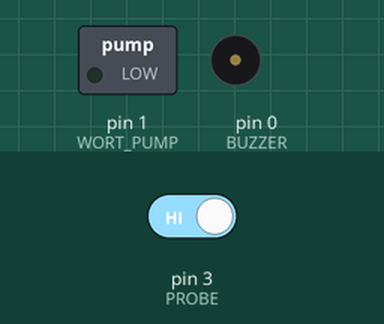
This sketch was run on a simulated Arduino Uno, built with avr-gcc and run on an emulated ATmega328P. Parts: switched loads named in the sketch (green lamp = pin HIGH), buzzer (waves = sounding, pin HIGH). Inputs (shaded band) come from the test bench; at power-on: pin 3 (PROBE) HIGH.

Above: at 1.2 s.
1.3 s: pin 3 (PROBE) driven LOW
At 2.4 s:
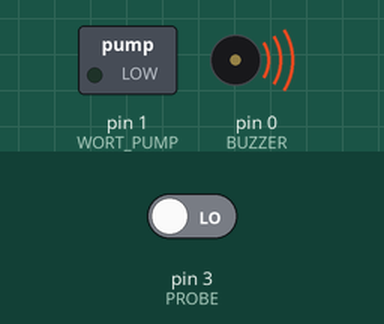
2.8 s: pin 3 (PROBE) driven HIGH
At 10.15 s:
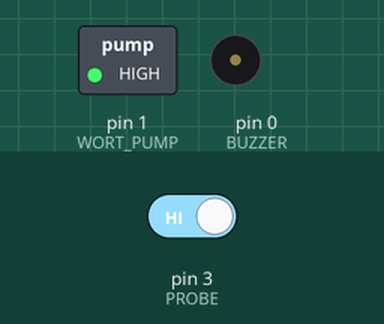
Timing chart, 0 to 10.3 s (numbered marks = the images above; inputs shaded):
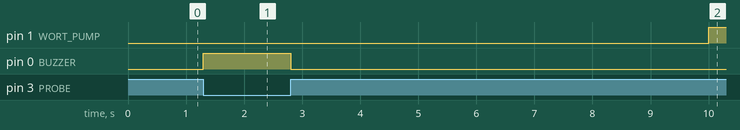

Measured:
- after the input at 1.3 s, pin 0 (BUZZER): LOW → HIGH at once
- after the input at 2.8 s, pin 1 (WORT_PUMP): LOW → HIGH after 7.2 s; pin 0 (BUZZER): HIGH → LOW at once

The sketch:

exitPumpPulseWithAlarm_State.ino
```cpp
/*
 * USE STATE MACHINE MODEL
 * This sketch will pulse the wort pump at the defined interval
 * so long as the probe does not encounter liquid.  If the probe
 * encounters liquid, then the pulse stops and an alarm sounds. When
 * the probe is not touching liquid, then restart the pulse.
 */

#define BUZZER 0
#define BUZZER_SOUND HIGH
#define BUZZER_SILENT LOW
#define WORT_PUMP 1
#define PUMP_ON HIGH
#define PUMP_OFF LOW
#define PROBE 3  // TODO: Change to PIN 2 when can get it working properly
#define PROBE_TOUCH_LIQUID LOW
#define PROBE_CLEAR HIGH
#define PULSE_ON_INTERVAL 2000  // Milliseconds to turn wort pump on
#define PULSE_OFF_INTERVAL 10000 // Milliseconds to keep the wort pump off

int pumpState = PUMP_OFF;             // At the start, the pump is OFF
long previousMillis = 0;

// put your setup code here, to run once:
void setup() {
  pinMode(BUZZER, OUTPUT);
  pinMode(WORT_PUMP, OUTPUT);

  //pinMode(PROBE, INPUT_PULLUP);
  pinMode(PROBE, INPUT);
}

// put your main code here, to run repeatedly:
void loop() {
  // Get current clock
  unsigned long currentMillis = millis();

  // State evaluations
  // Probe override, which always has the pump off
  if (digitalRead(PROBE) == PROBE_TOUCH_LIQUID) {
    digitalWrite(BUZZER, BUZZER_SOUND);
    pumpState = PUMP_OFF;
    digitalWrite(WORT_PUMP, pumpState);
  } else {
    digitalWrite(BUZZER, BUZZER_SILENT);
  }

  if ((digitalRead(PROBE) == PROBE_CLEAR) && (pumpState == PUMP_OFF) && (currentMillis - previousMillis >= PULSE_OFF_INTERVAL)) {
    previousMillis = currentMillis;

    pumpState = PUMP_ON;
    digitalWrite(WORT_PUMP, pumpState);
  } else if ((digitalRead(PROBE) == PROBE_CLEAR) && (pumpState == PUMP_ON) && (currentMillis - previousMillis >= PULSE_ON_INTERVAL)) {
    previousMillis = currentMillis;

    pumpState = PUMP_OFF;
    digitalWrite(WORT_PUMP, pumpState);
  }
}
```
